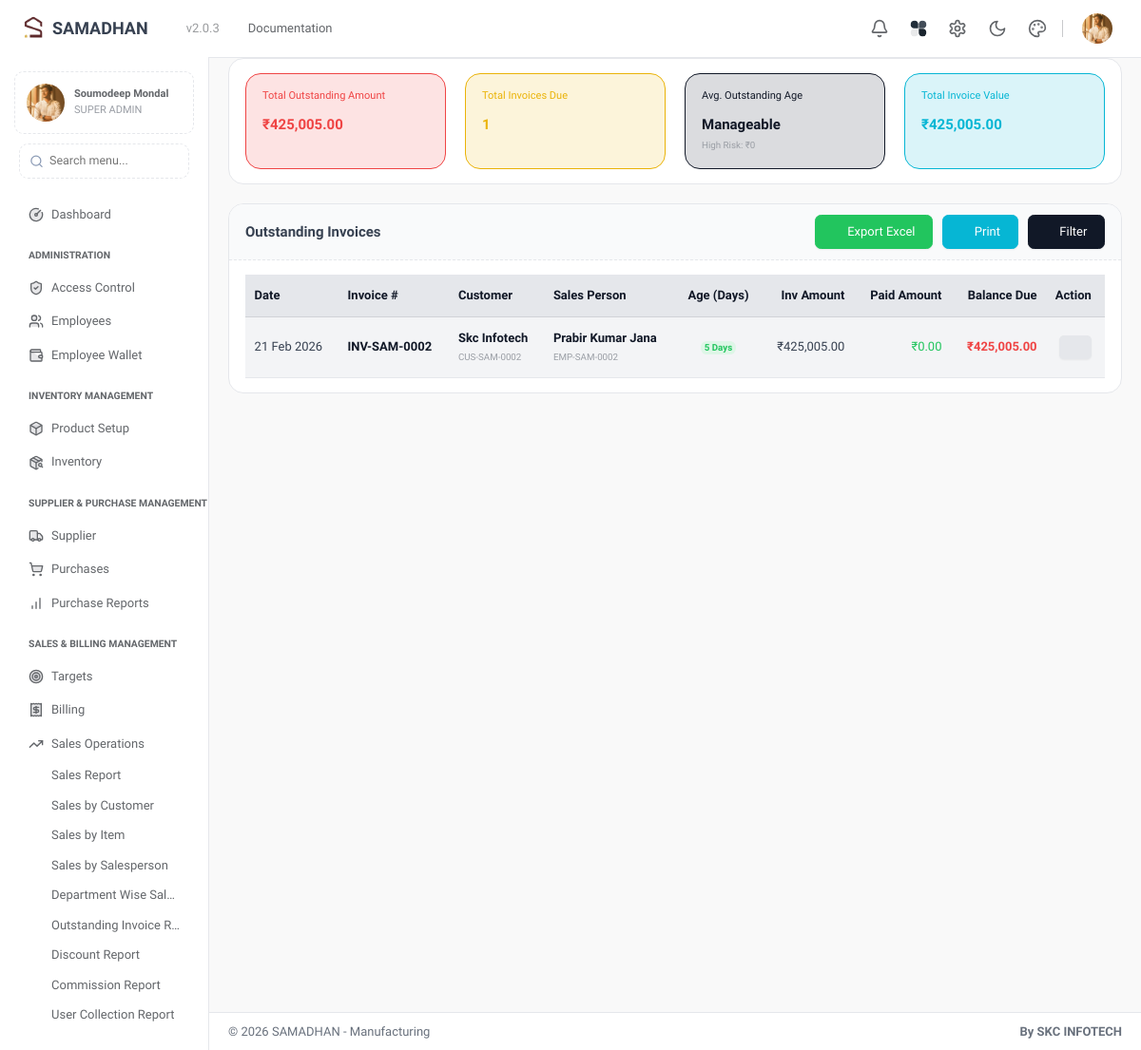
/outstanding_invoice_report (signed in), run on an earlier commit of the app's database.
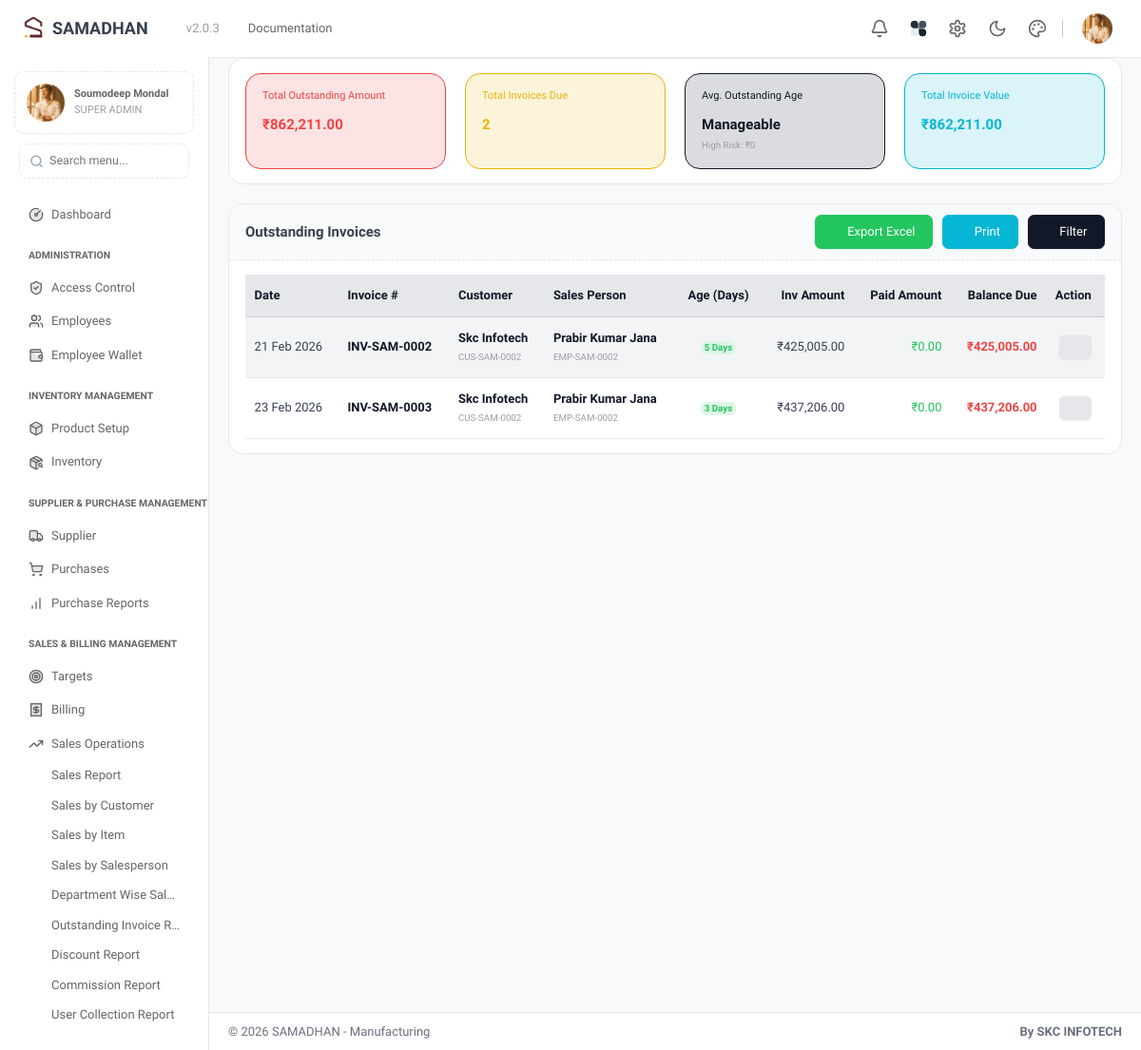
And on a later commit of the database.
### tables this page shows
CREATE TABLE `sales_invoices` (
  `invoice_id` bigint(20) NOT NULL,
  `organization_id` int(11) NOT NULL,
  `proforma_invoice_id` int(11) DEFAULT 0,
  `customer_id` bigint(20) NOT NULL,
  `make_employee_id` int(11) NOT NULL,
  `sales_employee_id` int(11) DEFAULT 0,
  `delivery_mode` varchar(255) DEFAULT NULL,
  `reference_customer_id` int(11) DEFAULT NULL,
  `invoice_number` varchar(50) NOT NULL,
  `invoice_date` date NOT NULL,
  `due_date` date DEFAULT NULL,
  `reference_no` varchar(100) DEFAULT NULL,
  `payment_terms` varchar(50) DEFAULT NULL,
  `discount_type` enum('amount','percentage') DEFAULT 'amount',
  `discount_value` decimal(15,2) DEFAULT 0.00,
  `sub_total` decimal(15,2) DEFAULT 0.00,
  `total_amount` decimal(15,2) NOT NULL,
  `balance_due` decimal(15,2) NOT NULL,
  `status` enum('draft','sent','paid','overdue','cancelled','refunded','approved') DEFAULT 'draft',
  `notes` text DEFAULT NULL,
  `terms_conditions` text DEFAULT NULL,
  `adjustment` decimal(10,2) DEFAULT 0.00,
  `gst_type` enum('CGST_SGST','IGST') DEFAULT NULL,
  `cgst_amount` decimal(10,2) DEFAULT 0.00,
  `sgst_amount` decimal(10,2) DEFAULT 0.00,
  `igst_amount` decimal(10,2) DEFAULT 0.00,
  `reward_points_earned` decimal(10,2) DEFAULT 0.00,
  `reward_points_redeemed` decimal(10,2) DEFAULT 0.00,
  `created_at` timestamp NOT NULL DEFAULT current_timestamp(),
  `updated_at` timestamp NOT NULL DEFAULT current_timestamp() ON UPDATE current_timestamp()
);

CREATE TABLE `customers_listing` (
  `customer_id` bigint(20) NOT NULL,
  `organization_id` int(11) NOT NULL,
  `customer_code` varchar(50) NOT NULL,
  `customers_type_id` int(11) NOT NULL,
  `customer_name` varchar(255) NOT NULL,
  `company_name` varchar(255) DEFAULT NULL,
  `email` varchar(255) DEFAULT NULL,
  `anniversary_date` date DEFAULT NULL,
  `date_of_birth` date DEFAULT NULL,
  `phone` varchar(20) DEFAULT NULL,
  `gst_number` varchar(20) DEFAULT NULL,
  `address` text DEFAULT NULL,
  `city` varchar(100) DEFAULT NULL,
  `state` varchar(100) DEFAULT NULL,
  `state_code` varchar(10) DEFAULT NULL,
  `pincode` varchar(10) DEFAULT NULL,
  `shipping_address` text DEFAULT NULL,
  `shipping_city` varchar(100) DEFAULT NULL,
  `shipping_state` varchar(100) DEFAULT NULL,
  `shipping_state_code` varchar(10) DEFAULT NULL,
  `shipping_pincode` varchar(20) DEFAULT NULL,
  `current_balance_due` decimal(10,2) NOT NULL,
  `loyalty_point_balance` decimal(10,2) NOT NULL,
  `commissions_amount` decimal(15,2) NOT NULL,
  `avatar` varchar(255) DEFAULT NULL,
  `created_at` timestamp NOT NULL DEFAULT current_timestamp()
);

CREATE TABLE `employees` (
  `employee_id` bigint(20) NOT NULL,
  `organization_id` int(11) NOT NULL,
  `department_id` int(11) NOT NULL,
  `role_id` int(11) NOT NULL,
  `designation_id` int(11) NOT NULL,
  `employee_code` varchar(50) NOT NULL,
  `salutation` varchar(10) NOT NULL,
  `first_name` varchar(100) DEFAULT NULL,
  `last_name` varchar(100) NOT NULL,
  `gender` enum('Male','Female','Other') DEFAULT NULL,
  `primary_email` varchar(150) DEFAULT NULL,
  `alternate_email` varchar(150) DEFAULT NULL,
  `primary_phone` varchar(20) DEFAULT NULL,
  `alternate_phone` varchar(20) DEFAULT NULL,
  `date_of_birth` date DEFAULT NULL,
  `joined_on` date DEFAULT NULL,
  `pan` varchar(20) DEFAULT NULL,
  `aadhar` varchar(20) DEFAULT NULL,
  `voter_id` varchar(20) DEFAULT NULL,
  `father_name` varchar(150) DEFAULT NULL,
  `mother_name` varchar(150) DEFAULT NULL,
  `emergency_contact_name` varchar(150) DEFAULT NULL,
  `emergency_contact_phone` varchar(20) DEFAULT NULL,
  `enrollment_type` enum('Intern','Trainee','Probational','Permanent','Associate') NOT NULL,
  `employment_status` varchar(50) DEFAULT 'Joined',
  `notes` text DEFAULT NULL,
  `employee_image` varchar(255) DEFAULT NULL,
  `document_attachment` text DEFAULT NULL,
  `ref_phone_no` varchar(20) DEFAULT NULL,
  `blood_group` varchar(10) DEFAULT NULL,
  `password` varchar(255) NOT NULL,
  `password_view` varchar(50) NOT NULL,
  `remember_token` varchar(100) DEFAULT NULL,
  `is_active` tinyint(1) DEFAULT 1,
  `created_at` timestamp NOT NULL DEFAULT current_timestamp(),
  `updated_at` timestamp NOT NULL DEFAULT current_timestamp() ON UPDATE current_timestamp(),
  `redirect_url` varchar(255) DEFAULT 'dashboard',
  `total_incentive_earned` decimal(15,2) DEFAULT 0.00,
  `current_incentive_balance` decimal(15,2) DEFAULT 0.00
);

### controller/reports/outstanding_invoice_report.php (called while the page is built, shortened)
<?php
require_once __DIR__ . '/../../config/auth_guard.php';
$organization_id = $_SESSION['organization_id'];
$end_date      = isset($_GET['end_date'])     ? $_GET['end_date']            : date('Y-m-d');
$sql = "SELECT
            si.invoice_id,
            si.invoice_number,
            si.invoice_date,
            si.total_amount,
            si.balance_due,
            si.status,
            c.customer_name,
            c.company_name,
            c.customer_code,
            CONCAT(e.first_name, ' ', e.last_name) as salesperson_name,
            e.employee_code,
            DATEDIFF(CURRENT_DATE, si.invoice_date) as age_days
        FROM sales_invoices si
        LEFT JOIN customers_listing c ON si.customer_id = c.customer_id
        LEFT JOIN employees e ON si.sales_employee_id = e.employee_id
        WHERE si.organization_id = ?
          AND si.balance_due > 0
          AND si.status != 'cancelled'
          AND si.status != 'refunded'";
$params = [$organization_id];
$types = "i";
if (!empty($end_date)) {
    $sql .= " AND si.invoice_date <= ?";
    $params[] = $end_date;
    $types .= "s";
}
$sql .= " ORDER BY si.invoice_date ASC";
$stmt = $conn->prepare($sql);
$stmt->bind_param($types, ...$params);
$stmt->execute();
$result = $stmt->get_result();
$outstanding_invoices = [];
$total_outstanding = 0;
$total_invoice_amt = 0;
$count_invoices = 0;
while ($row = $result->fetch_assoc()) {
    $outstanding_invoices[] = $row;
    $bal = floatval($row['balance_due']);
    $total_outstanding += $bal;
    $total_invoice_amt += floatval($row['total_amount']);
}
?>

### views/reports/outstanding_invoice_report.php (the view, shortened to what the changed rows need)
<?php
require_once __DIR__ . '/../../config/auth_guard.php';
require_once __DIR__ . '/../../controller/reports/outstanding_invoice_report.php';
?>
<div class="container-fluid">
    <div class="row">
        <div class="col-12">
            <div class="card mb-3">
                <div class="card-body">
                    <div class="row">
                        <div class="col-md-3">
                            <div class="card bg-danger-subtle text-danger border-danger mb-0 h-100">
                                <div class="card-body">
                                    <h6 class="card-subtitle mb-2">Total Outstanding Amount</h6>
                                    <h3 class="card-title mb-0">₹<?= number_format($total_outstanding, 2) ?></h3>
                                </div>
                            </div>
                        </div>
                         <div class="col-md-3">
                            <div class="card bg-warning-subtle text-warning border-warning mb-0 h-100">
                                <div class="card-body">
                                    <h6 class="card-subtitle mb-2">Total Invoices Due</h6>
                                    <h3 class="card-title mb-0"><?= $count_invoices ?></h3>
                                </div>
                            </div>
                        </div>
                        <div class="col-md-3">
                            <div class="card bg-info-subtle text-info border-info mb-0 h-100">
                                <div class="card-body">
                                    <h6 class="card-subtitle mb-2">Total Invoice Value</h6>
                                    <h3 class="card-title mb-0">₹<?= number_format($total_invoice_amt, 2) ?></h3>
                                </div>
                            </div>
                        </div>
                    </div>
                </div>
            </div>
            <div class="card">
                <div class="card-body">
                    <div class="table-responsive">
                        <table class="table table-hover table-striped mb-0 w-100 align-middle" id="outstanding_table">
                            <thead class="table-light">
                                <tr>
                                    <th>Date</th>
                                    <th>Invoice #</th>
                                    <th>Customer</th>
                                    <th>Sales Person</th>
                                    <th class="text-center">Age (Days)</th>
                                    <th class="text-end">Inv Amount</th>
                                    <th class="text-end">Paid Amount</th>
                                    <th class="text-end">Balance Due</th>
                                    <th>Action</th>
                                </tr>
                            </thead>
                            <tbody>
                                <?php if (empty($outstanding_invoices)): ?>
                                    <tr><td colspan="9" class="text-center py-4 text-muted">No outstanding invoices found.</td></tr>
                                <?php else: ?>
                                    <?php foreach ($outstanding_invoices as $row):
                                        $custName = $row['company_name'] ?: $row['customer_name'];
                                        $age = intval($row['age_days']);
                                        $ageClass = 'bg-success-subtle text-success';
                                    ?>
                                    <tr>
                                        <td><?= date('d M Y', strtotime($row['invoice_date'])) ?></td>
                                        <td class="fw-bold"><a href="<?= $basePath ?>/view_invoice?id=<?= $row['invoice_id'] ?>"><?= $row['invoice_number'] ?></a></td>
                                        <td>
                                            <div class="fw-semibold text-dark"><?= ucwords(strtolower($custName)) ?></div>
                                            <small class="text-muted"><?= htmlspecialchars($row['customer_code'] ?? '') ?></small>
                                        </td>
                                        <td>
                                            <div class="fw-semibold text-dark"><?= ucwords(strtolower($row['salesperson_name'] ?? '-')) ?></div>
                                            <small class="text-muted"><?= htmlspecialchars($row['employee_code'] ?? '') ?></small>
                                        </td>
                                        <td class="text-center">
                                            <span class="badge <?= $ageClass ?>"><?= $age ?> Days</span>
                                        </td>
                                        <td class="text-end">₹<?= number_format($row['total_amount'], 2) ?></td>
                                        <td class="text-end text-success">₹<?= number_format($row['total_amount'] - $row['balance_due'], 2) ?></td>
                                        <td class="text-end fw-bold text-danger">₹<?= number_format($row['balance_due'], 2) ?></td>
                                        <td class="text-center">
                                            <a href="<?= $basePath ?>/view_invoice?id=<?= $row['invoice_id'] ?>" class="btn btn-sm btn-light" title="View"><i class="ti ti-eye"></i></a>
                                        </td>
                                    </tr>
                                    <?php endforeach; ?>
                                <?php endif; ?>
                            </tbody>
                        </table>
                    </div>
                </div>
            </div>
        </div>
    </div>
</div>

What changed in the data, as far as the page shows it:
added sales_invoices: invoice_date "23 Feb 2026", invoice_number "INV-SAM-0003", customer.company_name "Skc Infotech", customer.customer_code "CUS-SAM-0002", salesperson_name "Prabir Kumar Jana", employees.employee_code "EMP-SAM-0002", age "3", total_amount "437,206.00", $row['total_amount'] - $row['balance_due'] "0.00", balance_due "437,206.00"
Also different on the page:
$total_outstanding: "425,005.00" → "862,211.00"
$count_invoices: "1" → "2"
$total_invoice_amt: "425,005.00" → "862,211.00"
